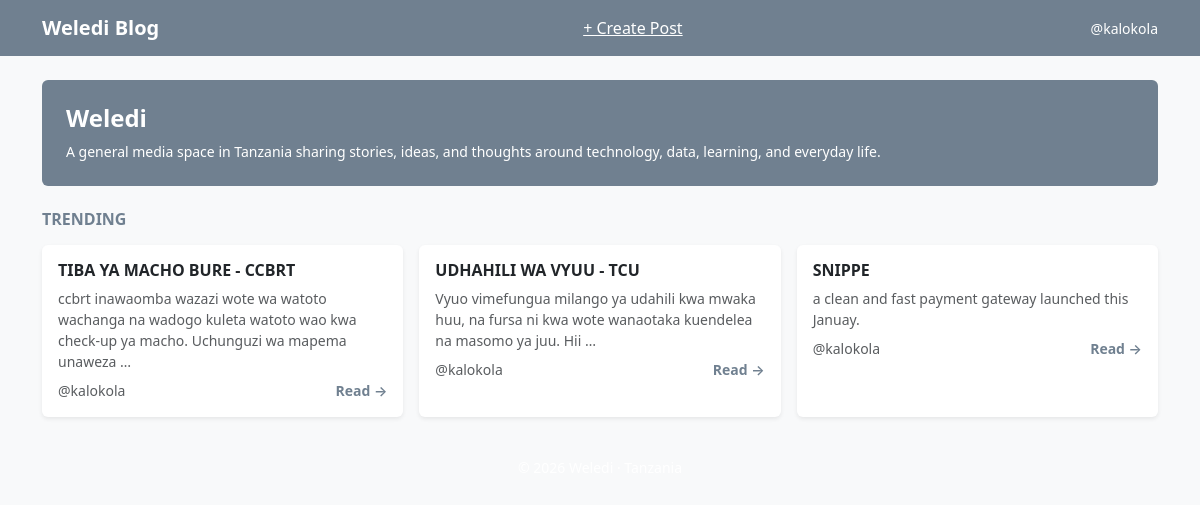
The app's page / (signed in) with its own data.
### users/models.py (models this page shows)
class BlogUser(AbstractUser):
    id = models.UUIDField(primary_key=True, default=uuid.uuid4, editable=False)
    is_editor = models.BooleanField(default=False)

### blog/models.py (models this page shows, shortened)
class Post(models.Model):
    id = models.UUIDField(primary_key = True, default = uuid.uuid4, editable=False)
    user = models.ForeignKey(BlogUser, on_delete = models.CASCADE)
    title = models.CharField(max_length = 600)
    content = models.TextField()
    likes = models.ManyToManyField(BlogUser, related_name="post_likes")
    created = models.DateTimeField(default=timezone.now)

### blog/views.py (the view)
# urls.py: path('', views.home_page, name = 'home-page'),
def home_page(request):
    context = dict()
    posts = Post.objects.all()
    context['posts'] = posts
    return render(request,'home-page.html', context)

### templates/home-page.html (shortened to what this page needs)
<!doctype html>
<html lang="en">
<head>
  <link href="https://cdn.jsdelivr.net/npm/bootstrap@5.3.8/dist/css/bootstrap.min.css" rel="stylesheet">
</head>
<body class="bg-light">
<nav class="navbar" style="background-color: slategray;">
  <div class="container">
    <span class="navbar-brand text-white fw-semibold">
      Weledi Blog
    </span>
    {% if user.is_editor %}
    <a class="text-white" href="{% url 'create-post' %}">+ Create Post</a>
    {% endif %}
    <span class="text-white small">
      @{{ user.username }}
    </span>
  </div>
</nav>
<section class="container my-4">
  <div class="p-4 rounded text-white" style="background-color: slategray;">
    <h4 class="fw-semibold mb-2">Weledi</h4>
    <p class="mb-0 small">
      A general media space in Tanzania sharing stories, ideas, and thoughts around technology, data, learning, and everyday life.
    </p>
  </div>
</section>
<section class="container mb-4">
  <h6 class="fw-semibold mb-3 text-uppercase" style="color: slategray;">
    Trending
  </h6>
  <div class="row g-3">
    {% for post in posts %}
    <div class="col-md-6 col-lg-4">
      <div class="card h-100 border-0 shadow-sm">
        <div class="card-body">
          <h6 class="fw-semibold">
            {{ post.title }}
          </h6>
          <p class="small text-muted mb-2">
            {{ post.content|truncatewords:20 }}
          </p>
          <div class="d-flex justify-content-between align-items-center small">
            <span class="text-muted">
              @{{ post.user.username }}
            </span>
            <a href="#"
               class="text-decoration-none fw-semibold"
               style="color: slategray;">
              Read →
            </a>
          </div>
        </div>
      </div>
    </div>
    {% endfor %}
  </div>
</section>
<footer class="py-3" >
  <div class="container text-center text-white small">
  </div>
</footer>
</body>
</html>

### records on screen
BlogUser: username "kalokola"
Post: title "TIBA YA MACHO BURE - CCBRT", content "ccbrt inawaomba wazazi wote wa watoto wachanga na wadogo kuleta watoto wao kwa check-up ya macho. Uchunguzi wa mapema unaweza …", user.username "kalokola"
Post: title "UDHAHILI WA VYUU - TCU", content "Vyuo vimefungua milango ya udahili kwa mwaka huu, na fursa ni kwa wote wanaotaka kuendelea na masomo ya juu. Hii …", user.username "kalokola"
Post: title "SNIPPE", content "a clean and fast payment gateway launched this Januay.", user.username "kalokola"
